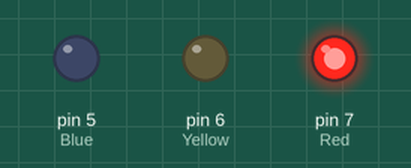
A sketch run on a simulated Arduino Uno, built with avr-gcc and run on an emulated ATmega328P. On the bench: output pins drawn as LEDs (lit = HIGH).

Above: at 0.5 s.
At 1.5 s:
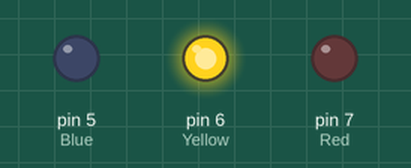
At 5.5 s:
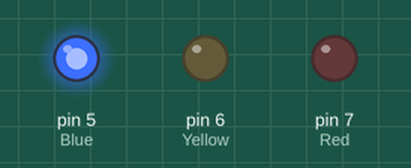
Timing chart, 0 to 6.9 s (numbered marks = the images above):
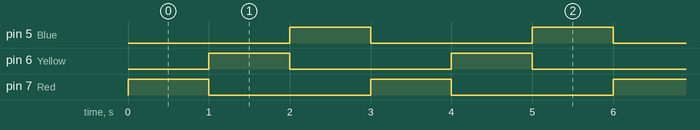

The sketch:

1_led1.ino
```cpp
// C++ code
//

int Red=7;
int Yellow=6;
int Blue=5;


void setup()
{
  pinMode(Red, OUTPUT);
  pinMode(Yellow, OUTPUT);
  pinMode(Blue, OUTPUT);
}

void loop()
{
  digitalWrite(Red, HIGH);
  delay(1000);
  digitalWrite(Red, LOW);

  digitalWrite(Yellow, HIGH);
  delay(1000);
  digitalWrite(Yellow, LOW);

  digitalWrite(Blue, HIGH);
  delay(1000);
  digitalWrite(Blue, LOW);
}
```

Measured:
- by itself, pin 5 (Blue), pin 6 (Yellow), pin 7 (Red): alternates HIGH for 1.0 s and LOW for 2.0 s
- by itself, everything shown: repeats every 3.0 s, in 4 steps
